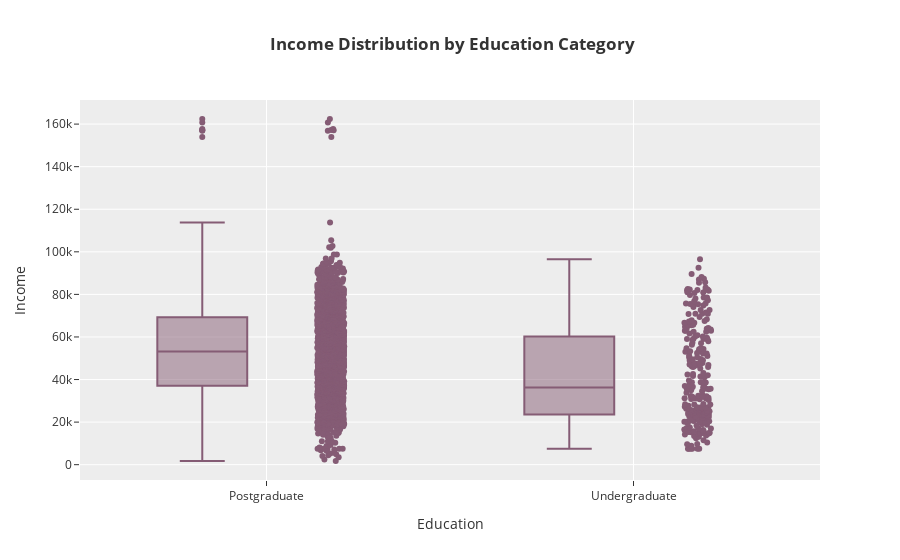

This figure's notebook cell:
### Code cell
fig1 = px.box(data_frame=data, x="Education", y="Income",
             title= "<b> Income Distribution by Education Category", color_discrete_sequence=px.colors.qualitative.Antique)
fig2 = px.strip(data, x="Education", y="Income", color_discrete_sequence=px.colors.qualitative.Antique)
all_fig = go.Figure(data=fig1.data + fig2.data, layout=fig1.layout) ## combine
all_fig.show()

### Figure 1 — Plotly figure (JSON) as saved in the notebook; plotly's stock layout.template omitted (floating-point values rounded to 4 significant figures; data arrays with more than 128 entries replaced by an {"elided": "..."} marker saying what was removed)
{"data": [{"alignmentgroup": "True", "hovertemplate": "Education=%{x}<br>Income=%{y}<extra></extra>", "legendgroup": "", "marker": {"color": "rgb(133, 92, 117)"}, "name": "", "notched": false, "offsetgroup": "", "orientation": "v", "showlegend": false, "type": "box", "x": {"elided": "2215 str values"}, "x0": " ", "xaxis": "x", "y": {"elided": "2215 int values"}, "y0": " ", "yaxis": "y"}, {"alignmentgroup": "True", "boxpoints": "all", "fillcolor": "rgba(255,255,255,0)", "hoveron": "points", "hovertemplate": "Education=%{x}<br>Income=%{y}<extra></extra>", "legendgroup": "", "line": {"color": "rgba(255,255,255,0)"}, "marker": {"color": "rgb(133, 92, 117)"}, "name": "", "offsetgroup": "", "orientation": "v", "pointpos": 0, "showlegend": false, "type": "box", "x": {"elided": "2215 str values"}, "x0": " ", "xaxis": "x", "y": {"elided": "2215 int values"}, "y0": " ", "yaxis": "y"}], "layout": {"boxmode": "group", "legend": {"tracegroupgap": 0}, "title": {"text": "<b> Income Distribution by Education Category"}, "xaxis": {"anchor": "y", "domain": [0, 1], "title": {"text": "Education"}}, "yaxis": {"anchor": "x", "domain": [0, 1], "title": {"text": "Income"}}}}
